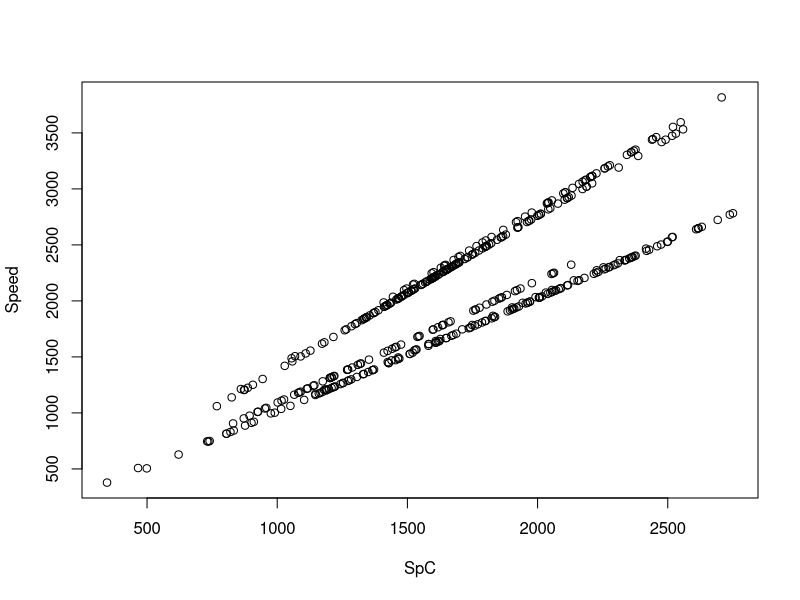
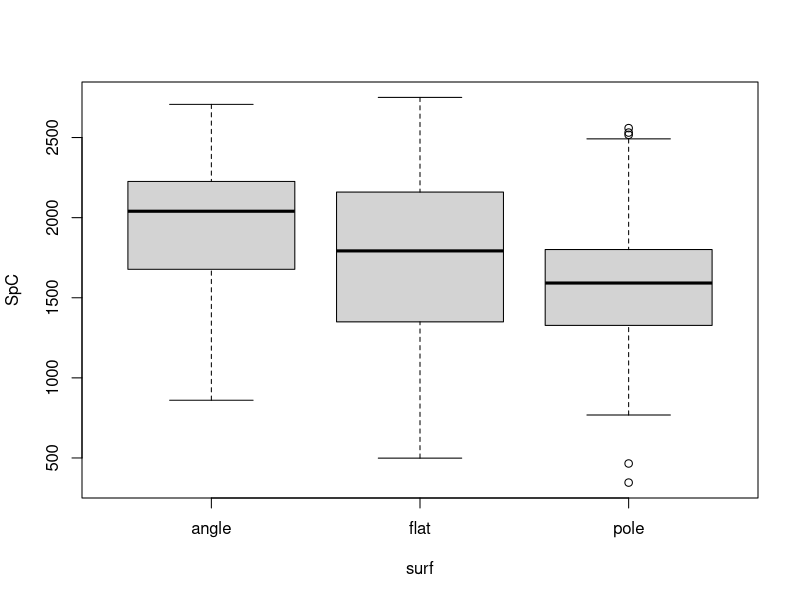
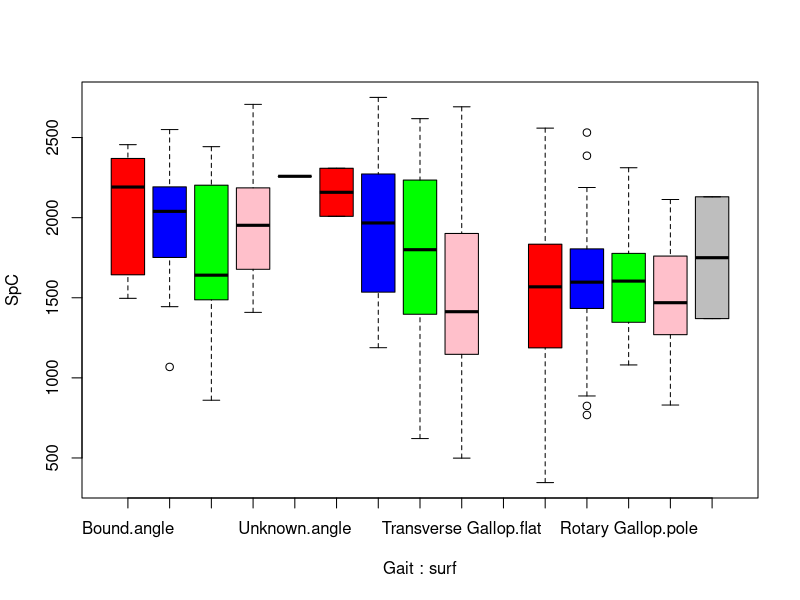
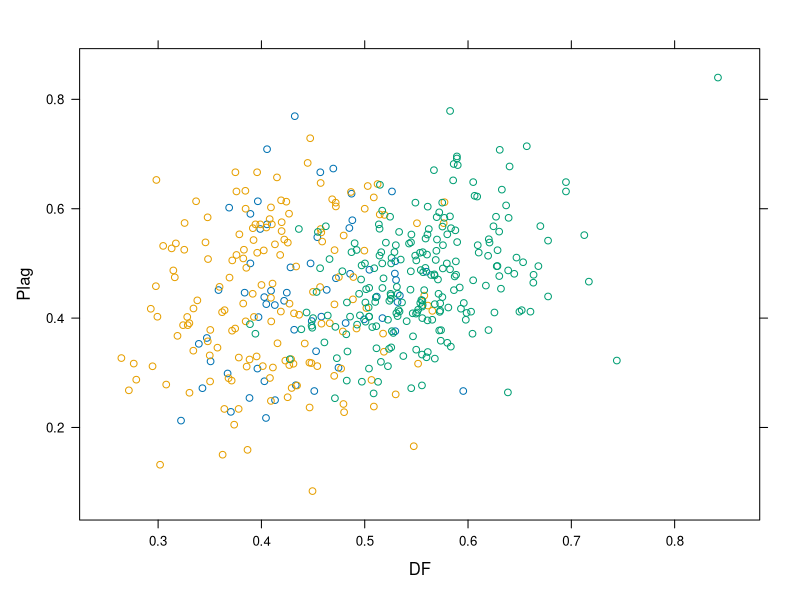
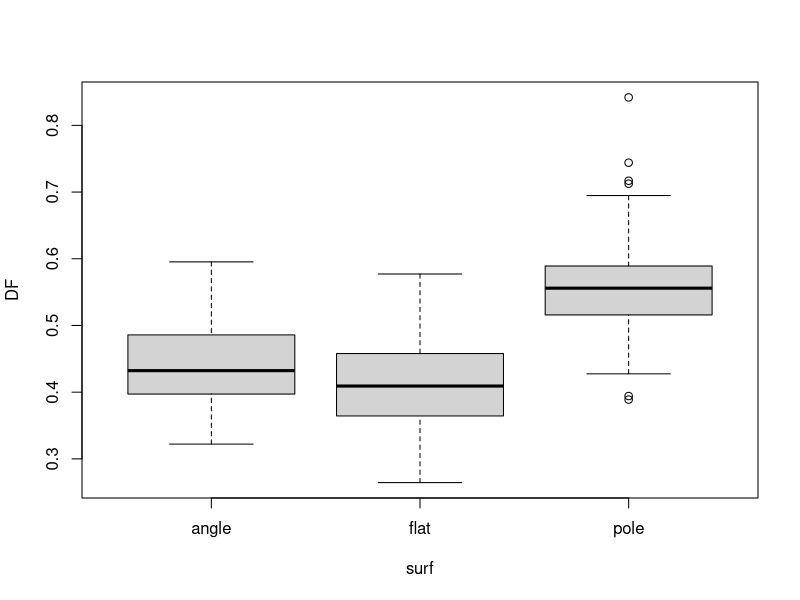

These charts were generated, in order, by the following R code: (Note: this script raises an error after producing the figures.)

setwd("D:/project files/quoll paper")
setwd("I:/Quoll gait paper")
data5<-read.csv("Quoll_complete_data_ver11.csv")
plot(Speed~SpC,data=data5)
#test

cols<-c("red","blue","green","pink","grey")
boxplot(SpC~surf, data=data5)
boxplot(SpC~Gait+surf,col=cols, data=data5)

summary(fit<-aov(SpC~Gait+surf, data=data5))
TukeyHSD(fit)

library(lattice)
xyplot(Plag~DF,data=data5,groups=surf)

boxplot(DF~surf, data=data5)
#duty factor is highest on the pole - reflects slow speed

boxplot(Duration~X2, data=data5)
#but duration is also low on the pole??

xyplot(SpC~DF,data5,group=X2, auto.key = T)

#swing time is important??? 

xyplot(Plag~DF,data5,pch=20,cex=4,group=surf, auto.key = T)
xyplot(Flag~SpC,data5,pch=20,cex=4,group=surf, auto.key = T, ylim=c(-0.3,1))#let this be +vs / -ve??
xyplot(Hlag~DF,data5,pch=20,cex=4,group=surf, auto.key = T)# which is left vs right lead?? 


#stride distance?
xyplot(Duration~SpC,data5,pch=20,cex=4,group=surf, auto.key = T)

boxplot(SpC~Gait, data5)
summary(fit<-aov(SpC~Gait+Error(QuollRun), data=data5))# significant effect - but not convinving! 
TukeyHSD(fit)


boxplot(HlagM~surf, data5)


xyplot(Hlag~SpC,data5,pch=20,cex=4,group=surf, auto.key = T)

plot(HlagM~SpC,pch=20,cex=4,col='blue',data5, ylim=c(-0.5,1))
points(data5$SpC,data5$FlagM, pch=20,cex=4,col='red')
points(data5$SpC,data5$PlagM, pch=20,cex=4,col='green')
plot(Hlag~SpC,data5)
lines(x,y2,col="green")